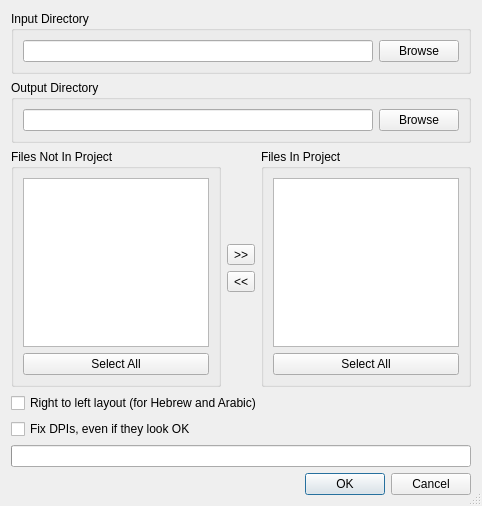
<?xml version="1.0" encoding="UTF-8"?>
<ui version="4.0">
 <class>ProjectFilesDialog</class>
 <widget class="QDialog" name="ProjectFilesDialog">
  <property name="geometry">
   <rect>
    <x>0</x>
    <y>0</y>
    <width>482</width>
    <height>506</height>
   </rect>
  </property>
  <property name="windowTitle">
   <string>Project Files</string>
  </property>
  <property name="sizeGripEnabled">
   <bool>true</bool>
  </property>
  <layout class="QVBoxLayout" name="verticalLayout">
   <item>
    <widget class="QGroupBox" name="groupBox_2">
     <property name="title">
      <string>Input Directory</string>
     </property>
     <layout class="QHBoxLayout">
      <item>
       <widget class="QLineEdit" name="inpDirLine">
        <property name="enabled">
         <bool>true</bool>
        </property>
       </widget>
      </item>
      <item>
       <widget class="QPushButton" name="inpDirBrowseBtn">
        <property name="text">
         <string>Browse</string>
        </property>
       </widget>
      </item>
     </layout>
    </widget>
   </item>
   <item>
    <widget class="QGroupBox" name="groupBox">
     <property name="title">
      <string>Output Directory</string>
     </property>
     <layout class="QHBoxLayout">
      <item>
       <widget class="QLineEdit" name="outDirLine"/>
      </item>
      <item>
       <widget class="QPushButton" name="outDirBrowseBtn">
        <property name="text">
         <string>Browse</string>
        </property>
       </widget>
      </item>
     </layout>
    </widget>
   </item>
   <item>
    <layout class="QHBoxLayout">
     <item>
      <widget class="QGroupBox" name="groupBox_3">
       <property name="title">
        <string>Files Not In Project</string>
       </property>
       <layout class="QVBoxLayout">
        <item>
         <widget class="QListView" name="offProjectList">
          <property name="selectionMode">
           <enum>QAbstractItemView::ExtendedSelection</enum>
          </property>
         </widget>
        </item>
        <item>
         <widget class="QPushButton" name="offProjectSelectAllBtn">
          <property name="text">
           <string>Select All</string>
          </property>
         </widget>
        </item>
       </layout>
      </widget>
     </item>
     <item>
      <layout class="QVBoxLayout">
       <item>
        <spacer>
         <property name="orientation">
          <enum>Qt::Vertical</enum>
         </property>
         <property name="sizeHint" stdset="0">
          <size>
           <width>20</width>
           <height>40</height>
          </size>
         </property>
        </spacer>
       </item>
       <item>
        <widget class="QToolButton" name="addToProjectBtn">
         <property name="toolTip">
          <string>&lt;html&gt;&lt;head&gt;&lt;meta name=&quot;qrichtext&quot; content=&quot;1&quot; /&gt;&lt;style type=&quot;text/css&quot;&gt;
p, li { white-space: pre-wrap; }
&lt;/style&gt;&lt;/head&gt;&lt;body style=&quot; font-family:'Sans Serif'; font-size:9pt; font-weight:400; font-style:normal;&quot;&gt;
&lt;p style=&quot; margin-top:0px; margin-bottom:0px; margin-left:0px; margin-right:0px; -qt-block-indent:0; text-indent:0px;&quot;&gt;Add selected files to project.&lt;/p&gt;&lt;/body&gt;&lt;/html&gt;</string>
         </property>
         <property name="text">
          <string>&gt;&gt;</string>
         </property>
        </widget>
       </item>
       <item>
        <widget class="QToolButton" name="removeFromProjectBtn">
         <property name="toolTip">
          <string>&lt;html&gt;&lt;head&gt;&lt;meta name=&quot;qrichtext&quot; content=&quot;1&quot; /&gt;&lt;style type=&quot;text/css&quot;&gt;
p, li { white-space: pre-wrap; }
&lt;/style&gt;&lt;/head&gt;&lt;body style=&quot; font-family:'Sans Serif'; font-size:9pt; font-weight:400; font-style:normal;&quot;&gt;
&lt;p style=&quot; margin-top:0px; margin-bottom:0px; margin-left:0px; margin-right:0px; -qt-block-indent:0; text-indent:0px;&quot;&gt;Remove selected files from project.&lt;/p&gt;&lt;/body&gt;&lt;/html&gt;</string>
         </property>
         <property name="text">
          <string>&lt;&lt;</string>
         </property>
        </widget>
       </item>
       <item>
        <spacer>
         <property name="orientation">
          <enum>Qt::Vertical</enum>
         </property>
         <property name="sizeHint" stdset="0">
          <size>
           <width>20</width>
           <height>40</height>
          </size>
         </property>
        </spacer>
       </item>
      </layout>
     </item>
     <item>
      <widget class="QGroupBox" name="groupBox_4">
       <property name="title">
        <string>Files In Project</string>
       </property>
       <layout class="QVBoxLayout">
        <item>
         <widget class="QListView" name="inProjectList">
          <property name="enabled">
           <bool>true</bool>
          </property>
          <property name="selectionMode">
           <enum>QAbstractItemView::ExtendedSelection</enum>
          </property>
         </widget>
        </item>
        <item>
         <widget class="QPushButton" name="inProjectSelectAllBtn">
          <property name="text">
           <string>Select All</string>
          </property>
         </widget>
        </item>
       </layout>
      </widget>
     </item>
    </layout>
   </item>
   <item>
    <widget class="QCheckBox" name="rtlLayoutCB">
     <property name="text">
      <string>Right to left layout (for Hebrew and Arabic)</string>
     </property>
    </widget>
   </item>
   <item>
    <widget class="QCheckBox" name="forceFixDpi">
     <property name="text">
      <string>Fix DPIs, even if they look OK</string>
     </property>
    </widget>
   </item>
   <item>
    <widget class="QProgressBar" name="progressBar">
     <property name="value">
      <number>0</number>
     </property>
     <property name="textVisible">
      <bool>false</bool>
     </property>
    </widget>
   </item>
   <item>
    <widget class="QDialogButtonBox" name="buttonBox">
     <property name="orientation">
      <enum>Qt::Horizontal</enum>
     </property>
     <property name="standardButtons">
      <set>QDialogButtonBox::Cancel|QDialogButtonBox::Ok</set>
     </property>
    </widget>
   </item>
  </layout>
 </widget>
 <tabstops>
  <tabstop>inpDirLine</tabstop>
  <tabstop>inpDirBrowseBtn</tabstop>
  <tabstop>outDirLine</tabstop>
  <tabstop>outDirBrowseBtn</tabstop>
  <tabstop>offProjectList</tabstop>
  <tabstop>offProjectSelectAllBtn</tabstop>
  <tabstop>addToProjectBtn</tabstop>
  <tabstop>removeFromProjectBtn</tabstop>
  <tabstop>inProjectList</tabstop>
  <tabstop>inProjectSelectAllBtn</tabstop>
  <tabstop>rtlLayoutCB</tabstop>
  <tabstop>forceFixDpi</tabstop>
 </tabstops>
 <resources/>
 <connections>
  <connection>
   <sender>buttonBox</sender>
   <signal>rejected()</signal>
   <receiver>ProjectFilesDialog</receiver>
   <slot>reject()</slot>
   <hints>
    <hint type="sourcelabel">
     <x>295</x>
     <y>463</y>
    </hint>
    <hint type="destinationlabel">
     <x>286</x>
     <y>274</y>
    </hint>
   </hints>
  </connection>
  <connection>
   <sender>offProjectSelectAllBtn</sender>
   <signal>clicked()</signal>
   <receiver>offProjectList</receiver>
   <slot>selectAll()</slot>
   <hints>
    <hint type="sourcelabel">
     <x>74</x>
     <y>381</y>
    </hint>
    <hint type="destinationlabel">
     <x>86</x>
     <y>318</y>
    </hint>
   </hints>
  </connection>
  <connection>
   <sender>inProjectSelectAllBtn</sender>
   <signal>clicked()</signal>
   <receiver>inProjectList</receiver>
   <slot>selectAll()</slot>
   <hints>
    <hint type="sourcelabel">
     <x>386</x>
     <y>380</y>
    </hint>
    <hint type="destinationlabel">
     <x>382</x>
     <y>304</y>
    </hint>
   </hints>
  </connection>
 </connections>
</ui>
